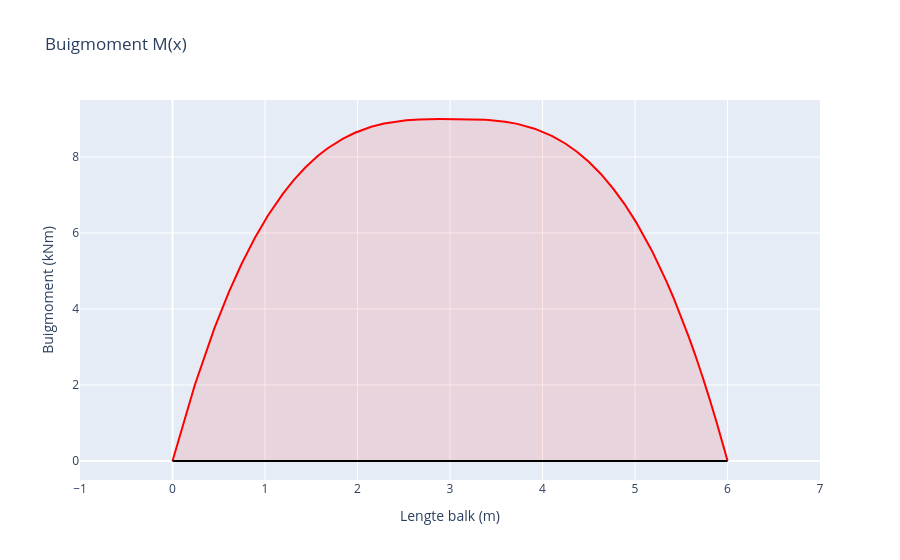

Notebook source saved alongside this figure:
### Markdown cell above
## Buigmomentgrafiek

### Code cell
layout = go.Layout(
    title="Buigmoment M(x)",
    xaxis=dict(dtick=1,title="Lengte balk (m)", range=[-1, lengteBalk+1]),
    yaxis=dict(title="Buigmoment (kNm)"),
    showlegend=False
)

line = go.Scatter(
    x=X,
    y= sum(bendingMoment),
    mode='lines',
    name='Buigmoment (kNm)',
    fill = 'tonexty',
    line_color='red',
    fillcolor='rgba(255,0,0,0.1)'
)

axis = go.Scatter(
    x= [0,lengteBalk],
    y= [0,0],
    mode='lines',
    line_color='black'
)

fig= go.Figure(data=[line, axis], layout=layout)
fig.show()

### Figure 1 — Plotly figure (JSON) as saved in the notebook; plotly's stock layout.template omitted (floating-point values rounded to 4 significant figures; data arrays with more than 128 entries replaced by an {"elided": "..."} marker saying what was removed)
{"data": [{"fill": "tonexty", "fillcolor": "rgba(255,0,0,0.1)", "line": {"color": "red"}, "mode": "lines", "name": "Buigmoment (kNm)", "type": "scatter", "x": {"elided": "10002 float values"}, "y": {"elided": "10002 float values"}}, {"line": {"color": "black"}, "mode": "lines", "type": "scatter", "x": [0, 6], "y": [0, 0]}], "layout": {"autosize": true, "showlegend": false, "title": {"text": "Buigmoment M(x)"}, "xaxis": {"dtick": 1, "range": [-1, 7], "title": {"text": "Lengte balk (m)"}, "type": "linear"}, "yaxis": {"autorange": true, "range": [-0.5, 9.5], "title": {"text": "Buigmoment (kNm)"}, "type": "linear"}}}
